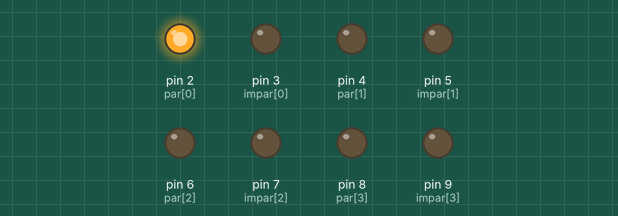
This sketch was run on a simulated Arduino Uno, built with avr-gcc and run on an emulated ATmega328P. Parts: output pins drawn as LEDs (lit = HIGH).

Above: at 0.1 s.
At 0.5 s:
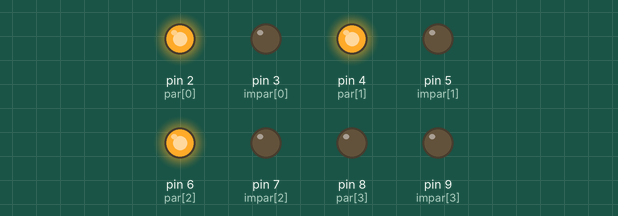
At 0.9 s:
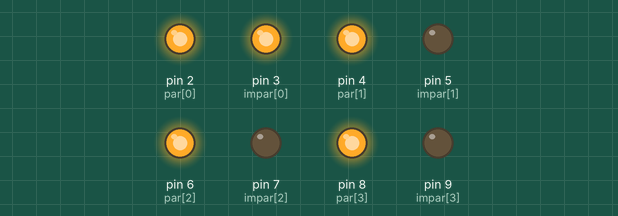
At 1.7 s:
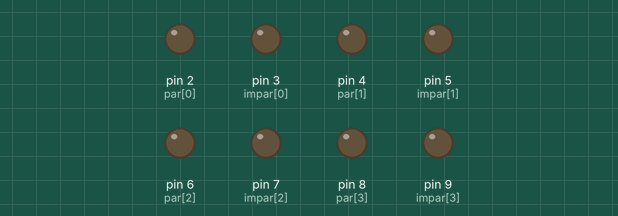
At 2.9 s:
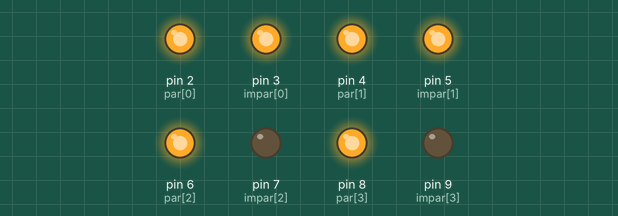
At 3.9 s:
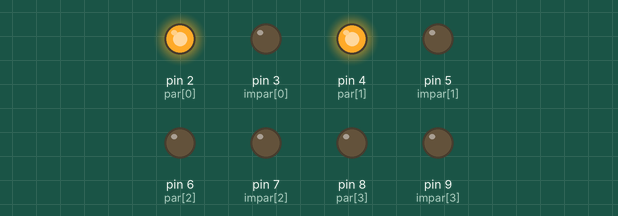
Timing chart, 0 to 4.2 s (numbered marks = the images above):
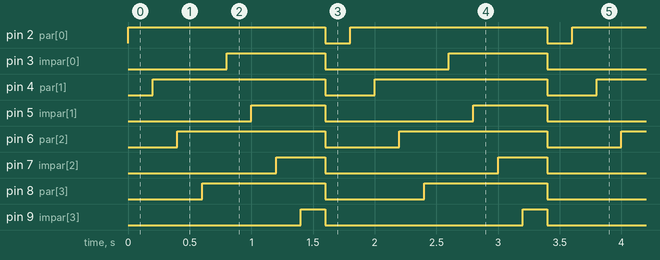

Measured:
- by itself, pin 2 (par[0]): alternates HIGH for 1.6 s and LOW for 0.20 s
- by itself, pin 3 (impar[0]): alternates HIGH for 0.80 s and LOW for 1.0 s
- by itself, pin 4 (par[1]): alternates HIGH for 1.4 s and LOW for 0.40 s
- by itself, pin 5 (impar[1]): alternates HIGH for 0.60 s and LOW for 1.2 s
- by itself, pin 6 (par[2]): alternates HIGH for 1.2 s and LOW for 0.60 s
- by itself, pin 7 (impar[2]): alternates HIGH for 0.40 s and LOW for 1.4 s
- by itself, pin 8 (par[3]): alternates HIGH for 1.0 s and LOW for 0.80 s
- by itself, pin 9 (impar[3]): alternates HIGH for 0.20 s and LOW for 1.6 s

The sketch:

Luz_com_vetores.ino
```cpp
int par[]={2,4,6,8};
int impar[]={3,5,7,9};

void setup() {

  for(int x=2;x<=9;x++)
  {
    pinMode(x,OUTPUT);
  }
}

void loop() {

for(int y=0;y<=3;y=y+1)
  {
    digitalWrite(par[y],1);
    delay(200);
  }

for(int z=0;z<=3;z=z+1)
  {
    digitalWrite(impar[z],1);
    delay(200);
  }

for (int w=0;w<=3;w=w+1)
  {
  digitalWrite (par[w],0);
  digitalWrite (impar[w],0);
  }

delay(200);
}
```
